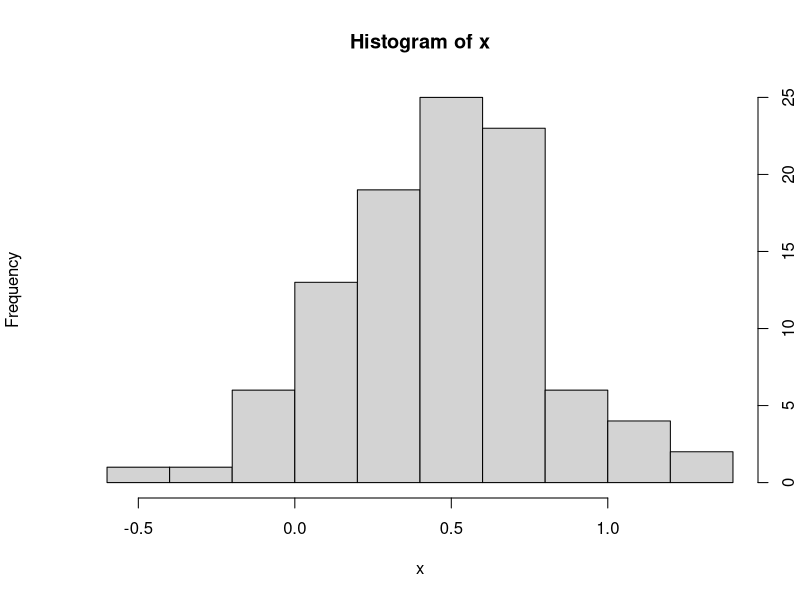

R code for this plot: (Note: this script raises an error after producing the figure.)
# exercise 1.1
exp(1 / 2)
exp(-1 / 2)
x = rnorm(1000)
y = exp(x)
mean(y)

# exercise 1.2
# Solve X^2 + 3X + 1 = 0
A <- 1
B <- 3
C <- 1
c((-B + sqrt(B ^ 2 - 4 * A * C)) / (2 * A), (-B - sqrt(B ^ 2 - 4 * A *
                                                         C)) / (2 * A))

100 * c(-0.4, -2.6) / c((-B + sqrt(B ^ 2 - 4 * A * C)) / (2 * A), (-B - sqrt(B ^ 2 - 4 * A *
                                                           C)) / (2 * A))

# exercise 1.3
x = rnorm(100, mean = .5, sd = .3)
mean(x)
sd(x)
hist(x, axes = FALSE)
axis(1, labels = T)
axis(4, labels = T)

# exercise 2.1
paste("R session",1)
class(paste("R session",1))
data.frame(1:5) + 5
data.frame(ID = c(1,2), Aplha = c("A","B")) + 5

#exercise 2.2
x = rnorm(100) * 5 + 2 #here mean will be 2 and sd will be 5
stnd = function(x) {
  y = (x - mean(x, na.rm = TRUE)) / sd(x)
  return(y)
}

#exercise 2.3
sinx = function(x) {
  y = 3 * sin(x / 2) + x
  return(y)
}
plot(sinx, from = -7, to = 7)

#exercise 3.1a
my.data = matrix(c(-1:-8,8:1), nrow = 4, ncol = 4, byrow = T)
my.data

count.negatives = 0

for (i in 1:length(my.data[, 1])) {
  negative <- (min(my.data[i,]) < 0)
  count.negatives = count.negatives + negative
  if (count.negatives <= 3 & !negative) {
    cat("The mean of row ", i, "is", mean(my.data[i,]), "\n")
  }
  if (count.negatives <= 3 & negative) {
    cat("Row ", i, "contains negative values\n")
  }
  if (count.negatives > 3) {
    cat("Too many negative values\n")
    break
  }
}
